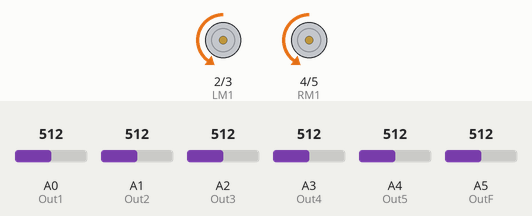
Simulated run of this sketch. Board: Arduino Uno, built with avr-gcc and run on an emulated ATmega328P. On the bench: motor-driver pin pairs drawn as motors (green arrow = first pin HIGH = forward, orange = second pin HIGH = backward, longer = more drive, scaled by the enable pin). The inputs (shaded band) are chosen by the test bench; at power-on: A0 (Out1) = 512, A4 (Out5) = 512, A1 (Out2) = 512, A2 (Out3) = 512, A3 (Out4) = 512, A5 (OutF) = 512.

Above: at 1.2 s.
1.3 s: A0 (Out1) set to 408
2.8 s: A0 (Out1) set to 383
At 3.2 s:
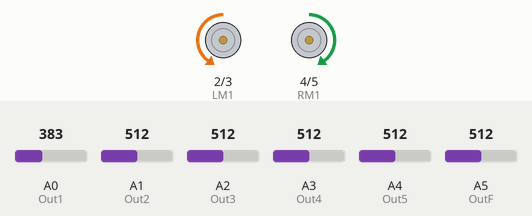
4.3 s: A0 (Out1) set to 410
At 5.5 s:
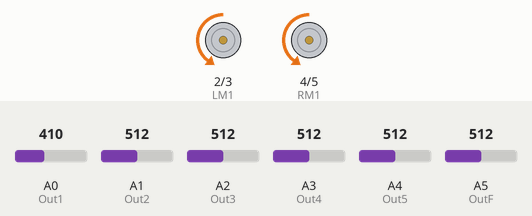
5.8 s: A4 (Out5) set to 418
7.3 s: A4 (Out5) set to 387
At 8.3 s:
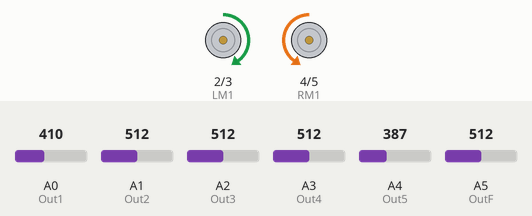
8.8 s: A4 (Out5) set to 410
At 9.6 s:
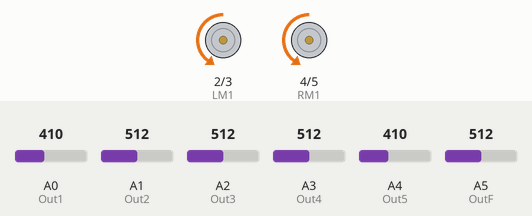
Timing chart, 0 to 11.3 s (numbered marks = the images above; inputs shaded):
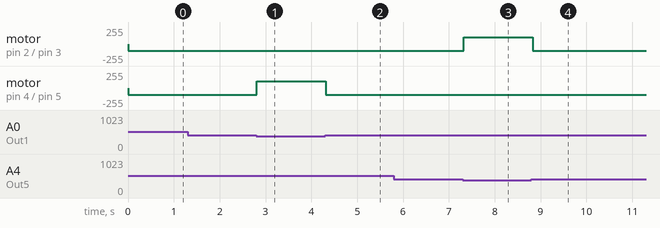

The sketch:

Channel_5_my_code.ino
```cpp
 # define THRESHOLD 400

//Define Pins

//Motor Pins
//Enable Pin of the Right Motor (must be PWM)
#define LM1 2       // left motor
#define LM2 3       // left motor
#define ENA 9
#define RM1 4       // right motor
#define RM2 5       // right motor
#define ENB 10

//Sensors Pins
int Out1 = A0;
int Out2 = A1;
int Out3 = A2;
int Out4 = A3;
int Out5 = A4;
int OutF = A5;

//Sensor values initialization
int Sensor1 = 0;
int Sensor2 = 0;
int Sensor3 = 0;
int Sensor4 = 0;
int Sensor5 = 0;
int SensorF = 0;

//Funtion Declerations
void MoveForward(void);
void MoveRight(void);
void MoveLeft(void);
void MoveBack(void);
void MoveSRight(void);
void MoveSLeft(void);
void Stop (void);


void setup() {

  pinMode(LM1, OUTPUT);
  pinMode(LM2, OUTPUT);
  pinMode(RM1, OUTPUT);
  pinMode(RM2, OUTPUT);

  pinMode(ENA, OUTPUT);
  pinMode(ENB, OUTPUT);

  pinMode(Out1, INPUT);
  pinMode(Out2, INPUT);
  pinMode(Out3, INPUT);
  pinMode(Out4, INPUT);
  pinMode(Out5, INPUT);
  pinMode(OutF, INPUT);
  Serial.begin(9600);

}

void loop(){
  //Use analogWrite to run motor at adjusted speed
    analogWrite(ENA, 100);
    analogWrite(ENB, 100);
  Sensor1 = analogRead(Out1);
  Sensor2 = analogRead(Out2);
  Sensor3 = analogRead(Out3);
  Sensor4 = analogRead(Out4);
  Sensor5 = analogRead(Out5);
  SensorF = analogRead(OutF);

  // White = 0
  // Black = 1

  Sensor1 = Sensor1 > THRESHOLD? 0:1;
  Sensor2 = Sensor2 > THRESHOLD? 0:1;
  Sensor3 = Sensor3 > THRESHOLD? 0:1;
  Sensor4 = Sensor4 > THRESHOLD? 0:1;
  Sensor5 = Sensor5 > THRESHOLD? 0:1;
  SensorF = SensorF < THRESHOLD? 0:1;


if (!Sensor1 && !Sensor5) //  2 sensor work
 {
   if(!SensorF && !Sensor2 && !Sensor3 && !Sensor4)
   MoveBack();
  else{
   if (SensorF || Sensor3)
    MoveForward();
  else if (Sensor2 && !Sensor4)
    MoveLeft();
  else if (!Sensor2 && Sensor4)
    MoveRight();
  else
    Stop();
 }

 }
else {
  if ((Sensor2 || Sensor1))
    MoveSLeft();  //for checkpoints

  else if ((Sensor4 || Sensor5))
    MoveSRight();
  else
    Stop();
 }
delay(5);

}

void MoveForward(void)
{


    digitalWrite(LM1, LOW);
    digitalWrite(LM2, HIGH);
    digitalWrite(RM1, LOW);
    digitalWrite(RM2, HIGH);
    delay(35);
}

void MoveBack(void)
{


    digitalWrite(LM1, HIGH);
    digitalWrite(LM2, LOW);
    digitalWrite(RM1, HIGH);
    digitalWrite(RM2, LOW);
    delay(40);
}

void MoveSRight(void)
{
    digitalWrite(LM1, HIGH);
    digitalWrite(LM2, LOW);
    digitalWrite(RM1, LOW);
    digitalWrite(RM2, HIGH);
delay(110);
}

void MoveSLeft(void)
{

    digitalWrite(LM1, LOW);
    digitalWrite(LM2, HIGH);
    digitalWrite(RM1, HIGH);
    digitalWrite(RM2, LOW);
delay(110);
}

void MoveRight(void)
{


    digitalWrite(LM1, LOW);
    digitalWrite(LM2, LOW);
    digitalWrite(RM1, LOW);
    digitalWrite(RM2, HIGH);

}

void MoveLeft(void)
{


    digitalWrite(LM1, LOW);
    digitalWrite(LM2, HIGH);
    digitalWrite(RM1, LOW);
    digitalWrite(RM2, LOW);
}

void Stop(void)
{

    analogWrite(ENA, 0);
    analogWrite(ENB, 0);

    digitalWrite(LM1, LOW);
    digitalWrite(LM2, LOW);
    digitalWrite(RM1, LOW);
    digitalWrite(RM2, LOW);
}
```

Measured:
- the behaviour switches between 401 and 400 on A0 (Out1) (found by bisection; images 0 and 1)
- the behaviour switches between 401 and 400 on A4 (Out5) (found by bisection; images 2 and 3)
- after the input at 1.3 s, every drawn part: stays the same
- after the input at 2.8 s, motor on pin 4 (RM1) / pin 5 (RM2): backward 100/255 → forward 100/255 at once
- after the input at 4.3 s, motor on pin 4 (RM1) / pin 5 (RM2): forward 100/255 → backward 100/255 at once
- after the input at 5.8 s, every drawn part: stays the same
- after the input at 7.3 s, motor on pin 2 (LM1) / pin 3 (LM2): backward 100/255 → forward 100/255 at once
- after the input at 8.8 s, motor on pin 2 (LM1) / pin 3 (LM2): forward 100/255 → backward 100/255 at once
